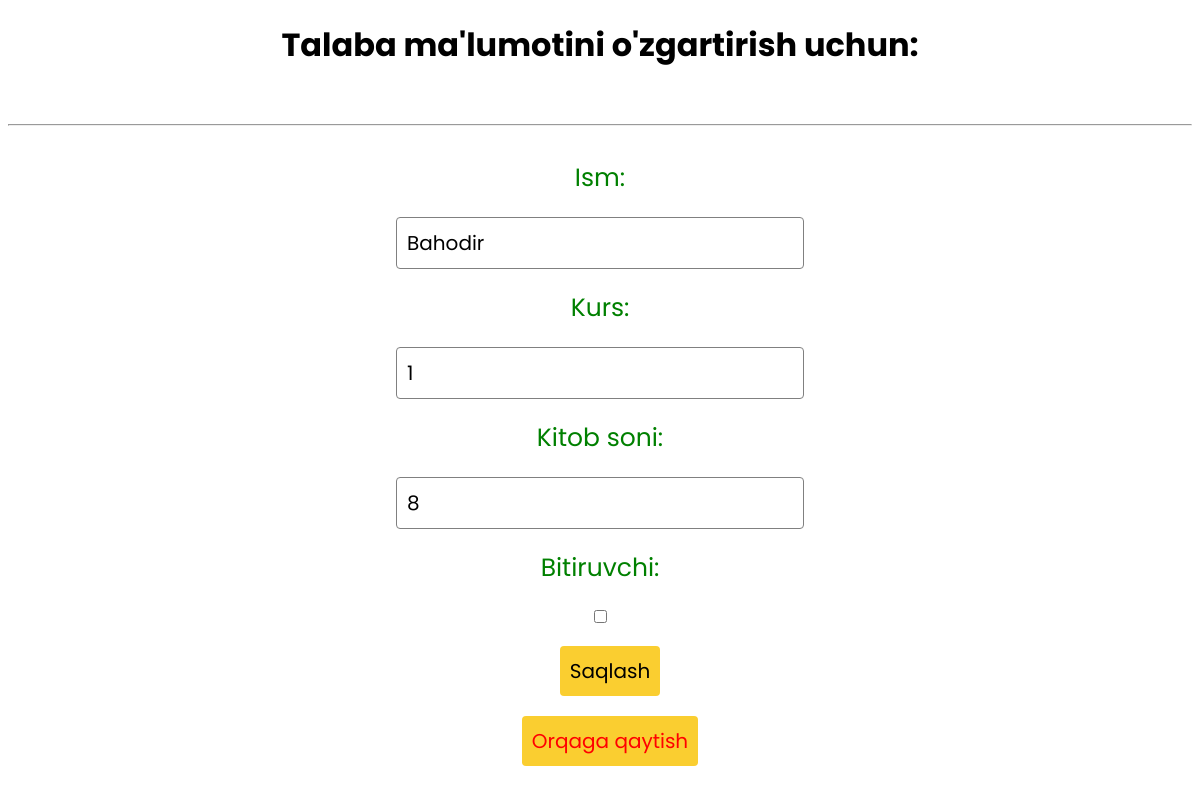
The page /talaba_edit/7/ on the database its author committed.
### library/models.py (models this page shows, shortened)
class Talaba(models.Model):
    ism = models.CharField(max_length=50)
    bitiruvchi = models.BooleanField()
    kitoblar_soni = models.PositiveSmallIntegerField(default=0)
    kurs = models.PositiveSmallIntegerField()
    class Meta:
        ordering = ("ism",)

### library/views.py (the view, shortened to what this page needs)
# urls.py: path('talaba_edit/<int:son>/', talaba_edit),
def talaba_edit(request, son):
    data = {
        "talaba": Talaba.objects.get(id=son)
    }
    return render(request, 'talabaedit.html', data)

### templates/talabaedit.html (shortened to what this page needs)
<!DOCTYPE html>
<html lang="en">
<head>
</head>
<body>
  <center>
    <h1>Talaba ma'lumotini o'zgartirish uchun:</h1>
    <br>
    <hr>
    <br>
    <div class="qoshish">
      <form method="post">{%csrf_token%}
        <label>Ism: </label>
      <input type="text" name="i" value="{{talaba.ism}}">
        <label>Kurs: </label>
      <input type="number" name="k" value="{{talaba.kurs}}">
        <label>Kitob soni: </label>
      <input type="number" name="k_s" value="{{talaba.kitoblar_soni}}">
        <label>Bitiruvchi: </label>
        {% if talaba.bitiruvchi %}
        <input type="checkbox" name="b" checked>
        {% else %}
        <input type="checkbox" name="b">
        {% endif %}
      <button type="submit">Saqlash</button>
    </form>
    </div>
    <button class="orqaga"><a href="/talaba/">Orqaga qaytish</a></button>
  </center>
</body>
</html>

### templates/talabaedit.html (style rules this page uses)
* { font-family: 'Poppins'; }
button { padding: 10px; border: none; background-color: #face30; border-radius: 4px; cursor: pointer; font-size: 20px; margin-left: 20px; }
form input { padding: 10px; border: 1px solid grey; border-radius: 4px; font-size: 20px; }
::placeholder { color: blue; opacity: 0.6; }
a { color: red; text-decoration: none; }
.qoshish form { display: flex; flex-direction: column; justify-content: center; align-items: center; gap: 20px; }
.orqaga { margin-top: 20px; color: black; }
label { color: green; font-size: 25px; }

### rows shown on the page
Talaba: i "Bahodir", k "1", k_s "8"
